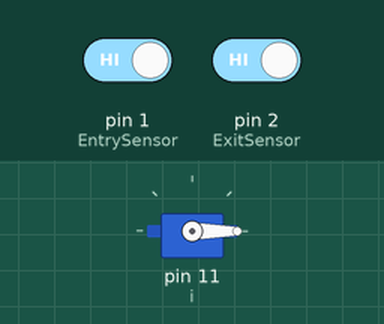
This sketch was run on a simulated Arduino Uno, built with avr-gcc and run on an emulated ATmega328P. Shown: servo. The inputs (shaded band) are chosen by the test bench; at power-on: pin 1 (EntrySensor) HIGH, pin 2 (ExitSensor) HIGH.

Above: at 1.2 s.
1.3 s: pin 1 (EntrySensor) driven LOW
At 1.7 s:
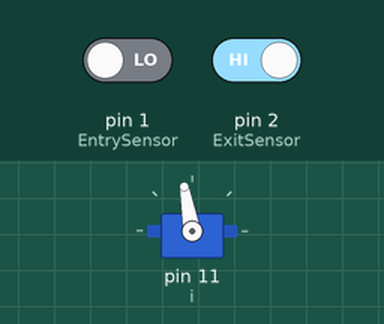
2.8 s: pin 2 (ExitSensor) driven LOW
At 4.7 s:
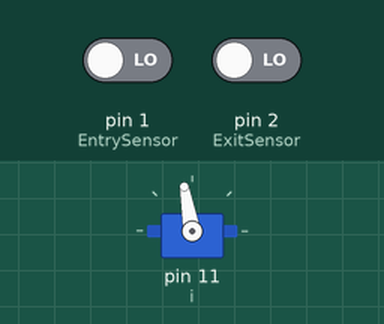
5.8 s: pin 2 (ExitSensor) driven HIGH
At 6.5 s:
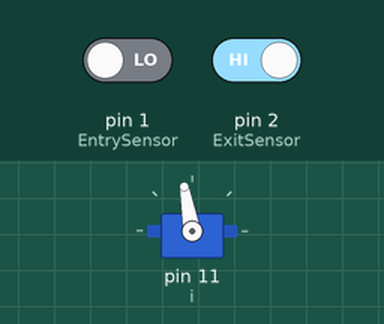
Timing chart, 0 to 8.8 s (numbered marks = the images above; inputs shaded):
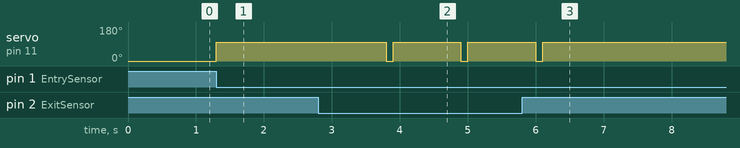

Measured:
- after the input at 1.3 s, servo on pin 11 (i): 0° → 100° at once
- after the input at 2.8 s, servo on pin 11 (i): alternates 100° for 1.0 s and 0° for 0.10 s, starting after 1.0 s
- after the input at 5.8 s, servo on pin 11 (i): goes on until 6.1 s, then stays 100°

The sketch:

Car_Parking_System_Final_.ino
```cpp
  #include <Servo.h>

  Servo i;
  int EntrySensor=1;
  int ExitSensor=2;
  int flag1=0;
  int flag2=0;

  void setup()
  {
    pinMode(EntrySensor,INPUT);
    pinMode(ExitSensor,INPUT);
    i.attach(11);
    i.write(0); // gate is closed
  }

  void loop()
  {
    if(digitalRead(EntrySensor)==LOW && flag1==0)
    {
      flag1=1;
        if(flag2==0)
        {
          i.write(100);
        }
    }

  if(digitalRead(ExitSensor)==LOW && flag2==0)
  {
     flag2=1;
       if(flag1==0)
       {
         i.write(100);
       }
    }

  if(flag1==1 && flag2==1) // here the condition should have been || instead of &&
    // but still its working
    // check the issue raised on this repository
  {
    delay (1000);
    i.write(0);
    delay(100);
    flag1=0, flag2=0;
  }
  }
```
